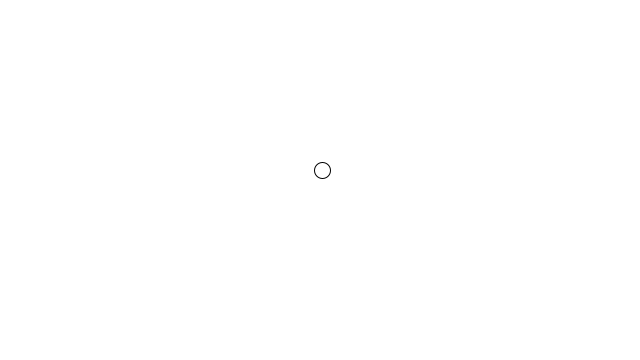
Frame 1 (no input)
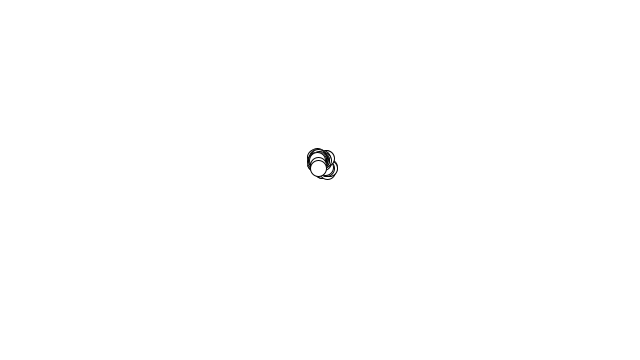
Frame 60 (the mouse pressed at the canvas centre just before this capture)
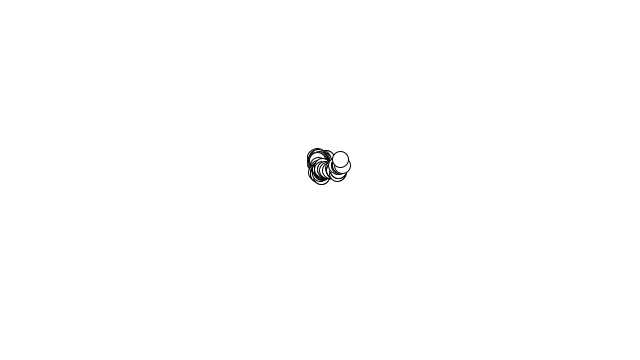
Frame 120 (the mouse held since frame 60 and released just before this capture)

The Processing sketch that drew these frames (run headless with seeded random() and noise(); from frame 60 on, the mouse is pressed at the canvas centre):

// Processing sketch: Exercise_Intro_5
// ── Exercise_Intro_5.pde
Walker w1;
//, w2, w3;

void setup()
{
  size(640, 360);
  w1 = new Walker(0);
  //w2 = new Walker(180);
  //w3 = new Walker(78);
  background(255);
}

void draw()
{
  w1.step();
  //w2.step();
  //w3.step();
  w1.draw();
  //w2.draw();
  //w3.draw();

}

// ── Walker.pde
class Walker
{
  float stepX;
  float stepY;
  color walkerColor;
  float sd;
  
  Walker(color c)
  {
    //initialise walker location to middle of screen
    stepX = width / 2 + int(random(40)) - 20; // values range from -20 - 20
    stepY = height / 2 + int(random(40)) - 20;
    this.walkerColor = c; //set color
    sd = 2.0;
  }
  
  void draw()
  {
    stroke(walkerColor);
    ellipse(stepX, stepY, 16, 16);
    
  }
  
  void step()
  {
    
    int directionX = int(random(3))-1; // poss values: -1, 0, 1
    float gauX = randomGaussian();
    stepX += (gauX * sd) * directionX; // compute step size and direction by multiplying these values

    int directionY = int(random(3))-1;
    float gauY = randomGaussian();
    stepY += (gauY * sd) * directionY;
  }
}
